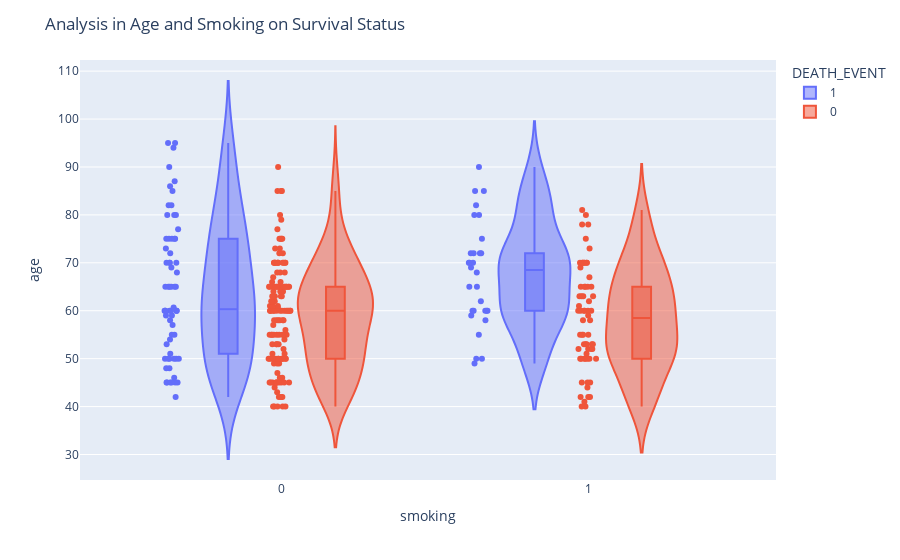

Source (notebook cell):
### Code cell
fig = px.violin(data, y="age", x="smoking", color="DEATH_EVENT", box=True, points="all", hover_data=data.columns)
fig.update_layout(title_text="Analysis in Age and Smoking on Survival Status")
fig.show()

### Figure 1 — Plotly figure (JSON) as saved in the notebook; plotly's stock layout.template omitted (floating-point values rounded to 4 significant figures; data arrays with more than 128 entries replaced by an {"elided": "..."} marker saying what was removed)
{"data": [{"alignmentgroup": "True", "box": {"visible": true}, "customdata": {"elided": "96x13 float values"}, "hovertemplate": "DEATH_EVENT=%{customdata[12]}<br>smoking=%{customdata[10]}<br>age=%{customdata[0]}<br>anaemia=%{customdata[1]}<br>creatinine_phosphokinase=%{customdata[2]}<br>diabetes=%{customdata[3]}<br>ejection_fraction=%{customdata[4]}<br>high_blood_pressure=%{customdata[5]}<br>platelets=%{customdata[6]}<br>serum_creatinine=%{customdata[7]}<br>serum_sodium=%{customdata[8]}<br>sex=%{customdata[9]}<br>time=%{customdata[11]}<extra></extra>", "legendgroup": "1", "marker": {"color": "#636efa"}, "name": "1", "offsetgroup": "1", "orientation": "v", "points": "all", "scalegroup": "True", "showlegend": true, "type": "violin", "x": [0, 0, 1, 0, 0, 1, 0, 1, 0, 1, 1, 1, 0, 0, 0, 0, 0, 0, 0, 0, 1, 0, 1, 0, 1, 0, 1, 0, 0, 0, 0, 0, 0, 0, 0, 1, 1, 1, 0, 1, 0, 1, 0, 0, 0, 0, 0, 0, 1, 0, 1, 1, 0, 0, 0, 1, 0, 1, 0, 0, 1, 1, 1, 0, 0, 0, 1, 1, 0, 0, 0, 0, 0, 1, 0, 0, 0, 0, 0, 0, 1, 1, 0, 1, 0, 0, 0, 0, 0, 0, 0, 0, 0, 0, 0, 1], "x0": " ", "xaxis": "x", "y": [75, 55, 65, 50, 65, 90, 75, 60, 65, 80, 75, 62, 45, 50, 82, 87, 45, 70, 48, 65, 68, 75, 80, 95, 70, 58, 82, 94, 85, 50, 65, 69, 90, 82, 60, 70, 50, 70, 60, 50, 51, 60, 80, 57, 68, 53, 60, 70, 60, 95, 49, 72, 45, 50, 45, 60, 42, 72, 70, 65, 85, 69, 60, 60, 59, 60, 72, 85, 70, 86, 60, 46, 80, 72, 75, 72, 50, 45, 80, 59, 59, 65, 75, 58, 60.67, 50, 60, 45, 77, 48, 54, 73, 60, 55, 65, 55], "y0": " ", "yaxis": "y"}, {"alignmentgroup": "True", "box": {"visible": true}, "customdata": {"elided": "203x13 float values"}, "hovertemplate": "DEATH_EVENT=%{customdata[12]}<br>smoking=%{customdata[10]}<br>age=%{customdata[0]}<br>anaemia=%{customdata[1]}<br>creatinine_phosphokinase=%{customdata[2]}<br>diabetes=%{customdata[3]}<br>ejection_fraction=%{customdata[4]}<br>high_blood_pressure=%{customdata[5]}<br>platelets=%{customdata[6]}<br>serum_creatinine=%{customdata[7]}<br>serum_sodium=%{customdata[8]}<br>sex=%{customdata[9]}<br>time=%{customdata[11]}<extra></extra>", "legendgroup": "0", "marker": {"color": "#EF553B"}, "name": "0", "offsetgroup": "0", "orientation": "v", "points": "all", "scalegroup": "True", "showlegend": true, "type": "violin", "x": {"elided": "203 int values"}, "x0": " ", "xaxis": "x", "y": {"elided": "203 float values"}, "y0": " ", "yaxis": "y"}], "layout": {"legend": {"title": {"text": "DEATH_EVENT"}, "tracegroupgap": 0}, "margin": {"t": 60}, "title": {"text": "Analysis in Age and Smoking on Survival Status"}, "violinmode": "group", "xaxis": {"anchor": "y", "domain": [0, 1], "title": {"text": "smoking"}}, "yaxis": {"anchor": "x", "domain": [0, 1], "title": {"text": "age"}}}}
